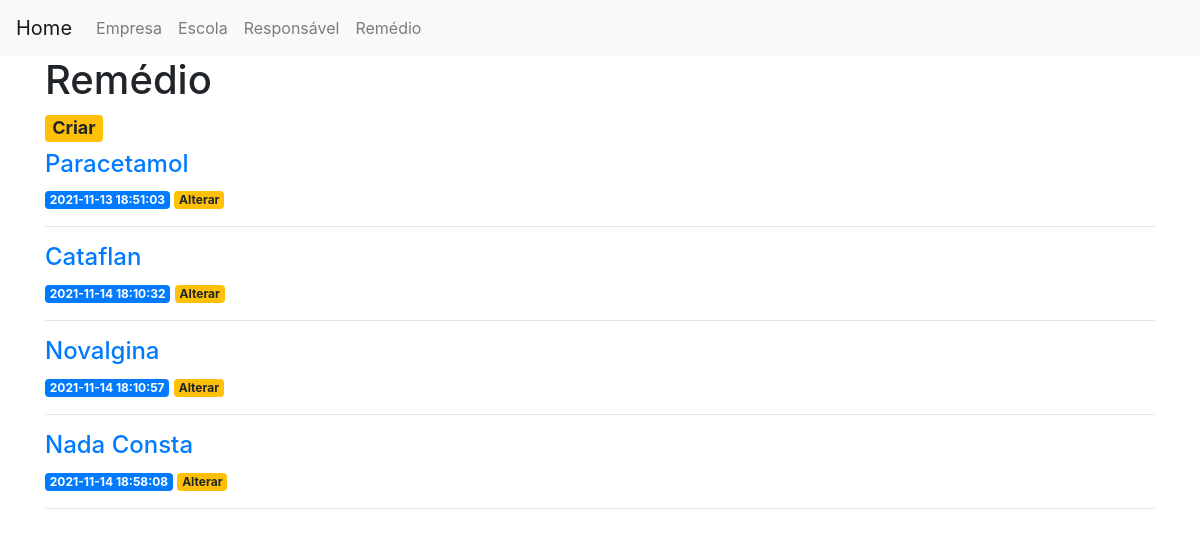
The app's page /informacao with its own data.
### tables this page shows
CREATE TABLE informacoes (
    idinformacao INTEGER PRIMARY KEY AUTOINCREMENT,
    created TIMESTAMP NOT NULL DEFAULT CURRENT_TIMESTAMP,
    informacao TEXT NOT NULL,
    remedio TEXT NOT NULL
);

### app.py (the view)
@app.route('/informacao')
def view_informacao():
    conn = get_db_connection()
    informacoes = conn.execute('SELECT * FROM informacoes').fetchall()
    conn.close()
    return render_template('informacao.html', posts=informacoes)

### app.py (called while the page is built)
def get_db_connection():
    conn = sqlite3.connect('database.db')
    conn.row_factory = sqlite3.Row
    return conn

### templates/informacao.html
{% extends 'base.html' %}
{% block content %}
    <h1>{% block title %} Remédio {% endblock %}</h1>
    <h4> <a href="{{ url_for('create_informacao')}}">
            <span class="badge badge-warning">Criar</span>
            </a>
    </h4>
    {% for post in posts %}
        <a href="{{ url_for('post_informacao', post_informacaoid=post['idinformacao']) }}">
            <h4>{{ post['remedio'] }}</h4>
        </a>
         <span class="badge badge-primary">{{ post['created'] }}</span>
        <a href="{{ url_for('edit_informacao', id=post['idinformacao']) }}">
            <span class="badge badge-warning">Alterar</span>
        </a>
        <hr>
    {% endfor %}
{% endblock %}

### records on screen
informacoes: remedio "Paracetamol", created "2021-11-13 18:51:03"
informacoes: remedio "Cataflan", created "2021-11-14 18:10:32"
informacoes: remedio "Novalgina", created "2021-11-14 18:10:57"
informacoes: remedio "Nada Consta", created "2021-11-14 18:58:08"
